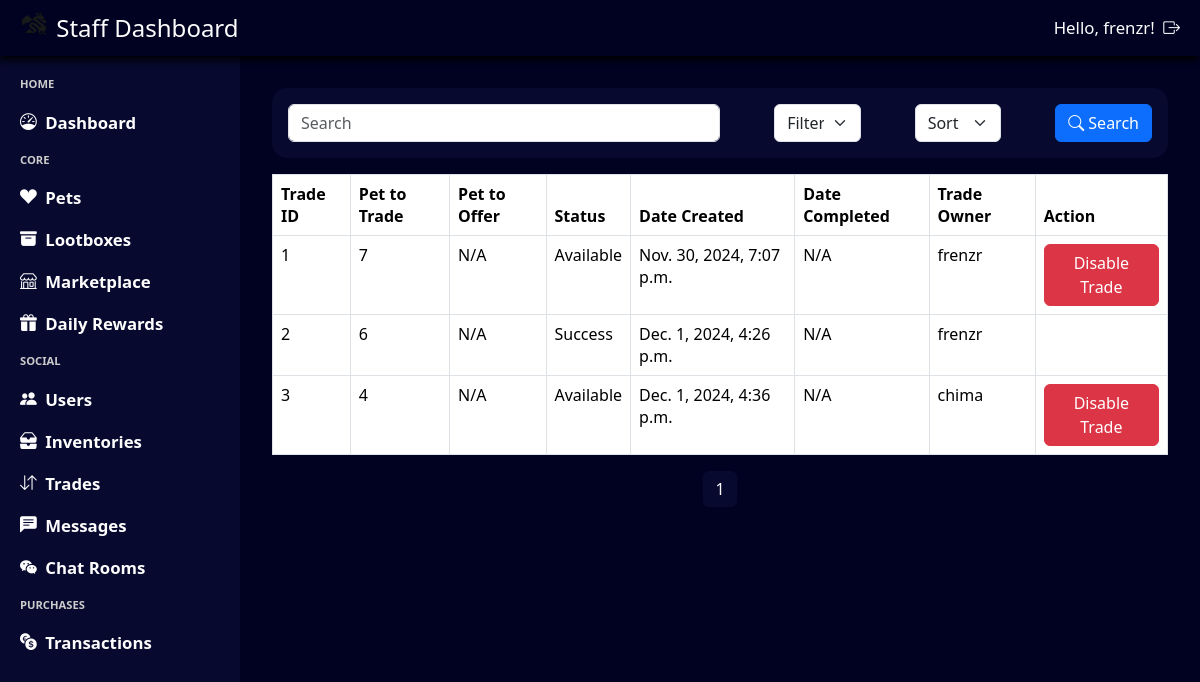
/staff/trades/ (signed in), run on the app's committed database.
### trading/models.py (models this page shows)
class Trade(models.Model):
    class TradeStatus(models.TextChoices):
        available = 'available', 'Available'
        waiting = 'waiting', 'Waiting'
        success = 'success', 'Success'
        closed = 'closed', 'Closed'
    pet_to_trade = models.ForeignKey(Inventory, on_delete=models.CASCADE, related_name='pet_to_trade')
    pet_to_offer = models.ForeignKey(Inventory, on_delete=models.CASCADE, related_name='pet_to_offer', null=True, blank=True)
    pet_preferences = models.JSONField(default=list, blank=True)
    status = models.CharField(choices=TradeStatus.choices, default=TradeStatus.available, max_length=20)
    date_created = models.DateTimeField(default=timezone.now)
    date_completed = models.DateTimeField(null=True, blank=True)

### inventory/models.py (models this page shows, shortened)
class Inventory(models.Model):
    class BusyValue(models.IntegerChoices):
        NOT_BUSY = 0, 'Not Busy'
        BUSY = 1, 'Busy'
        ON_MARKET = 2, 'On Market'
    pet_id = models.ForeignKey(Pet, on_delete=models.CASCADE, default=None, null=True, blank=True)
    owner_id = models.ForeignKey(User, on_delete=models.CASCADE)
    is_busy = models.IntegerField(choices=BusyValue.choices, default=BusyValue.NOT_BUSY)
    date_acquired = models.DateTimeField(default=timezone.now)

class Pet(models.Model):
    class Rarity(models.IntegerChoices):
        COMMON = 0, 'Common'
        UNCOMMON = 1, 'Uncommon'
        RARE = 2, 'Rare'
        MYTHICAL = 3, 'Mythical'
        LEGENDARY = 4, 'Legendary'
    pet_rate = models.FloatField(null=True, blank=True)
    pet_species = models.CharField(max_length=50)
    rarity = models.IntegerField(choices=Rarity.choices)
    pet_image = models.ImageField(upload_to='pets/', null=True, blank=True)

### admin_system/views.py (the view, shortened to what this page needs)
# urls.py: path('trades/', views.query_trades, name='query_trades'),
@login_required(login_url='admin_login')
@user_passes_test(login_url='admin_login', test_func=is_staff)
def query_trades(request):
    query = request.GET.get('search', '')
    filter_by = request.GET.get('filter', '')
    sort_by = request.GET.get('sort', '')
    trades = Trade.objects.all()
    if sort_by == 'descending':
        trades = trades.reverse()
    paginator = Paginator(trades, 10)  # Show 10 trades per page
    page_number = request.GET.get('page')
    page_obj = paginator.get_page(page_number)
    return render(request, 'staff_trades.html', {'page_obj': page_obj})

### admin_system/views.py (called while the page is built)
def is_staff(user):
    return user.is_staff

### base_template/context_processor.py (called while the page is built)
def profile_context(request):
    if request.user.is_authenticated:
        try:
            profile = Profile.objects.get(user = request.user)
            return {'navbar_profile': profile}
        except Profile.DoesNotExist:
            return {'navbar_profile': None}
    return {'navbar_profile': None}

### notification/context_processor.py (called while the page is built)
def notification_context(request):
    if request.user.is_authenticated:
        notifications = Notification.objects.filter(user=request.user, notif_status=Notification.Status.unread).count()
        return {'notifications': notifications}
    return {'notifications': 0}

### admin_system/templates/staff_trades.html (shortened to what this page needs)
{% extends "staff_template.html" %}
{% load static %}
{% block css %}
    <link rel="stylesheet" href="{% static 'staff_trades.css' %}"/>
{% endblock %}
{% block content %}
<div class="staff-trades-container">
    <form class="staff-trades-header" method="get" action="{% url 'query_trades' %}">
        <div id="search-container">
            <input type="text" name="search" class="form-control staff-trades-header-search" placeholder="Search" aria-label="Search" aria-describedby="basic-addon1">
        </div>
        <select name="filter" class="form-select staff-trades-header-filter" aria-label="Filter">
            <option value="trade_id" selected>Filter by: Trade ID</option>
        </select>
        <select name="sort" class="form-select staff-trades-header-sort" aria-label="Sort">
            <option value="" selected disabled>Sort by:</option>
        </select>
        <button class="btn btn-primary staff-trades-header-button" id="staff-trades-header-button-search">
            <i class="bi bi-search"></i>
            Search
        </button>
    </form>
    <table class="table table-bordered">
        <thead>
            <tr>
                <th>Trade ID</th>
                <th>Pet to Trade</th>
                <th>Pet to Offer</th>
                <th>Status</th>
                <th>Date Created</th>
                <th>Date Completed</th>
                <th>Trade Owner</th>
                <th>Action</th>
            </tr>
        </thead>
        <tbody>
            {% for trade in page_obj %}
            <tr>
                <td>{{ trade.id }}</td>
                <td>{{ trade.pet_to_trade.pet_id.id }}</td>
                <td>{% if trade.pet_to_offer %}{{ trade.pet_to_offer.pet_id.id }}{% else %}N/A{% endif %}</td>
                <td>{{ trade.get_status_display }}</td>
                <td>{{ trade.date_created }}</td>
                <td>{% if trade.date_completed %}{{ trade.date_completed }}{% else %}N/A{% endif %}</td>
                <td>{{ trade.pet_to_trade.owner_id.username }}</td>
                <td>
                    {% if trade.get_status_display != "Success" %}
                        <button type="button" class="btn btn-danger" data-toggle="modal" data-target="#disableTradeModal{{ trade.id }}">Disable Trade</button>
                    {% endif %}
                </td>
            </tr>
            {% endfor %}
        </tbody>
    </table>
    <nav aria-label="Page navigation">
        <ul class="pagination">
            {% for num in page_obj.paginator.page_range %}
                {% if page_obj.number == num %}
                    <li class="page-item active"><a class="page-link" href="#">{{ num }}</a></li>
                {% elif num > page_obj.number|add:'-3' and num < page_obj.number|add:'3' %}
                    <li class="page-item"><a class="page-link" href="?page={{ num }}">{{ num }}</a></li>
                {% endif %}
            {% endfor %}
        </ul>
    </nav>
</div>
{% endblock %}

### admin_system/templates/staff_template.html (shortened to what this page needs)
{% load static %}
<html>
    <head>
        <link rel="stylesheet" type="text/css" href="{% static 'staff_template.css' %}">
        <link rel="stylesheet" href="https://cdn.jsdelivr.net/npm/bootstrap@5.3.3/dist/css/bootstrap.min.css">
        <link rel="stylesheet" href="https://cdn.jsdelivr.net/npm/bootstrap-icons@1.11.3/font/bootstrap-icons.min.css">
        {% block css %}{% endblock %}
    </head>
    <body>
        <div class = "staff-template-container">
            <div class = "staff-template-navbar">
                <div class = "staff-template-navbar-title">
                    <img src="{% static 'logo.png' %}" alt="Logo" width="30" height="24" class="d-inline-block align-text-top">
                    Staff Dashboard
                </div>
                <div class = "staff-template-navbar-auth">
                    Hello, {{ user.username }}!
                    <a class = "staff-template-navbar-auth-item" href="{% url "staff_logout" %}">
                        <i class="bi bi-box-arrow-right"></i>
                    </a>
                </div>
            </div>
            <div class = "staff-template-left">
                HOME
                <a class = "staff-template-left-item" href="{% url 'staff_dashboard' %}">
                    <i class="bi bi-speedometer"></i>Dashboard
                </a>
                CORE
                <a class = "staff-template-left-item" href="{% url 'staff_pets' %}">
                    <i class="bi bi-suit-heart-fill"></i>Pets
                </a>
                <a class = "staff-template-left-item"  href="{% url 'staff_lootboxes' %}">
                    <i class="bi bi-archive-fill"></i>Lootboxes
                </a>
                <a class = "staff-template-left-item"  href="{% url 'staff_marketplace' %}">
                    <i class="bi bi-shop"></i>Marketplace
                </a>
                <a class = "staff-template-left-item"  href="{% url 'query_staff_rewards' %}">
                    <i class="bi bi-gift-fill"></i>Daily Rewards
                </a>
                SOCIAL
                <a class = "staff-template-left-item" href="{% url 'staff_users' %}">
                    <i class="bi bi-people-fill"></i>Users
                </a>
                <a class = "staff-template-left-item" href="{% url 'query_inventory' %}">
                    <i class="bi bi-inboxes-fill"></i>Inventories
                </a>
                <a class = "staff-template-left-item" href="{% url 'query_trades' %}">
                    <i class="bi bi-arrow-down-up"></i>Trades
                </a>
                <a class = "staff-template-left-item" href="{% url 'query_chats' %}">
                    <i class="bi bi-chat-left-text-fill"></i>Messages
                </a>
                <a class = "staff-template-left-item" href="{% url 'query_chat_rooms' %}">
                    <i class="bi bi-wechat"></i>Chat Rooms
                </a>
                PURCHASES
                <a class = "staff-template-left-item" href="{% url 'staff_transactions' %}">
                    <i class="bi bi-currency-exchange"></i>Transactions
                </a>
            </div>
            <div class = "staff-template-content">
                {% block content %}
                {% endblock %}
            </div>
        </div>
    </body>
</html>

### base_template/static/staff_template.css (style rules this page uses)
* { box-sizing: border-box; color: #fdfdfd; }
html, body { height: 100%; margin: 0; overflow: hidden; }
.staff-template-container { background-color: #010222; height: 100dvh; width: 100dvw; display: grid; grid-template-columns: 0.25fr 1fr; grid-template-rows: 56px 1fr; grid-template-areas: "navbar navbar" "sidebar main-content"; }
.staff-template-navbar { grid-area: navbar; background-color: #010222; display: flex; align-items: center; justify-content: space-between; padding: 0 20px; font-size: 1.5em; font-weight: 500; gap: 0.5em; filter: drop-shadow(-1px 4px 4px #000000); }
.staff-template-navbar-auth { display: flex; gap: 0.5em; align-items: center; font-size: 0.7em; font-weight: medium; }
.staff-template-left { grid-area: sidebar; background-color: #07092E; display: flex; flex-direction: column; align-items: left; padding: 20px; gap: 1.5em; color: #CCCCCC; font-size: 0.7em; font-weight: 600; }
.staff-template-left-item { display: flex; gap: 0.5em; align-items: center; font-size: 1.5em; }
a { color: #fdfdfd !important; text-decoration: none !important; }
select option { color: #1a1a1a !important; }
.pagination > .page-item > .page-link { background-color: #07092E; color: #fdfdfd; border: none; }

### base_template/static/staff_trades.css (style rules this page uses)
.staff-trades-container { width: 100%; height: 100%; display: flex; flex-direction: column; align-items: center; padding: 2em; overflow-y: auto; }
.staff-trades-header { display: flex; justify-content: space-between; align-items: center; width: 100%; padding: 1em; background-color: #07092E; border-radius: 15px; }
#search-container { width: 50%; }
.staff-trades-header-filter { width: 10%; }
.staff-trades-header-sort { width:10%; }
li { color: #1a1a1a; }
li::marker { color: #1a1a1a; }

### data on the page
Trade: id "1", pet_to_trade.pet_id.id "7", shows "N/A", status "Available", date_created "Nov. 30, 2024, 7:07 p.m.", pet_to_trade.owner_id.username "frenzr"
Trade: id "2", pet_to_trade.pet_id.id "6", shows "N/A", status "Success", date_created "Dec. 1, 2024, 4:26 p.m.", pet_to_trade.owner_id.username "frenzr"
Trade: id "3", pet_to_trade.pet_id.id "4", shows "N/A", status "Available", date_created "Dec. 1, 2024, 4:36 p.m.", pet_to_trade.owner_id.username "chima"

### other printed values
{{ user.username }} "frenzr"
{{ num }} "1"
